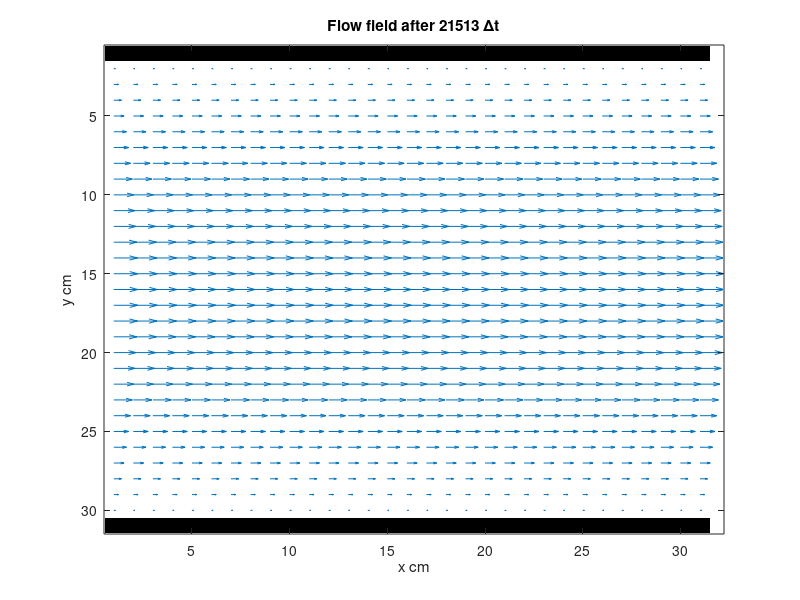
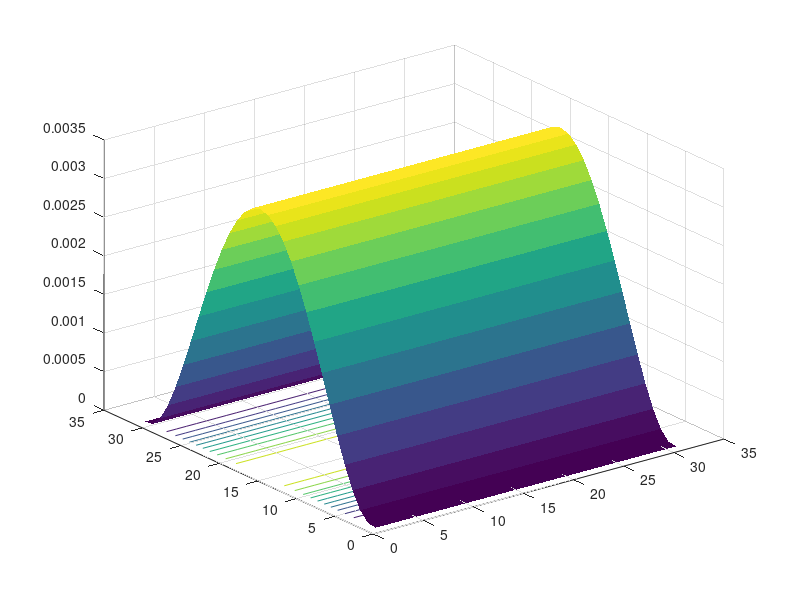
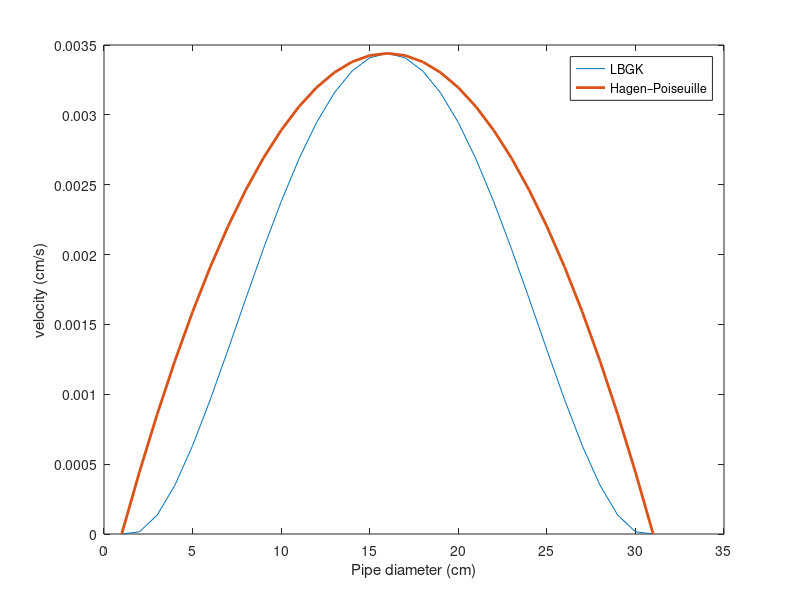

Write the MATLAB code that produced these figures, in order.
% D2Q9 Lattice Boltzmann Bhatnagar–Gross–Krook (LBGK)
% Code developed by Tridip Das No slip flow in pipe
clear all;
close all;
clc;
%
disp ('D2Q9 LBGK model for pipe flow simulation');
% Define density & viscosity
rho=1; % gm/cc
viscosity = 1.0; % dynamic viscosity (cP)
viscosity = viscosity * 0.01; % g/(cm.s)
nu = viscosity/rho; % kinematic viscosity (cm^2/s)
del_x = 1; % grid spacing (cm)
del_t = 1; % time step (s)
b = 6; % vel of sound
D = 2;
d0 = 1/2;
tau = (1 + b*nu*(del_t/del_x)^2)/2;
w1=4/9; % weight factor for central component
w2=1/9; % weight factor for edge component
w3=1/36; % weight factor for diagonal component
c_squ=1/3;
%
nx=31; % grid points in x-direction
ny=31; % grid points in y-direction
F=repmat(rho/9,[nx ny 9]); % Initialize lattice
FEQ=F; % Initialize equilibriation point
meshsize=nx*ny; 
CI=[0:meshsize:meshsize*7]; % Repeated for each 8 components
BOUND(1:nx,[1 ny])=1; % Block the wall boundary
ON=find(BOUND); %matrix offset of each Occupied Node
TO_REFLECT=[ON+CI(1) ON+CI(2) ON+CI(3) ON+CI(4) ...
            ON+CI(5) ON+CI(6) ON+CI(7) ON+CI(8)];
REFLECTED= [ON+CI(5) ON+CI(6) ON+CI(7) ON+CI(8) ...
            ON+CI(1) ON+CI(2) ON+CI(3) ON+CI(4)];
%        
avg_u=1; 
prev_avg_u=1; 
time_steps=0; 
deltaU=1e-4; 
num_active_nodes=sum(sum(1-BOUND));
%% Time steps iteration loop
while (time_steps<50000 & 1e-5<abs((prev_avg_u-avg_u)/avg_u)) | time_steps<100
    %% Propagation of particles
    F(:,:,4)=F([2:nx 1],[ny 1:ny-1],4);
    F(:,:,3)=F(:,[ny 1:ny-1],3);
    F(:,:,2)=F([nx 1:nx-1],[ny 1:ny-1],2);
    F(:,:,5)=F([2:nx 1],:,5);
    F(:,:,1)=F([nx 1:nx-1],:,1);
    F(:,:,6)=F([2:nx 1],[2:ny 1],6);
    F(:,:,7)=F(:,[2:ny 1],7); 
    F(:,:,8)=F([nx 1:nx-1],[2:ny 1],8);
    BOUNCEDBACK=F(TO_REFLECT); %Densities bouncing back at next timestep
    density=sum(F,3);
    %% velocity calculations
    UX=(sum(F(:,:,[1 2 8]),3)-sum(F(:,:,[4 5 6]),3))./density;
    UY=(sum(F(:,:,[2 3 4]),3)-sum(F(:,:,[6 7 8]),3))./density;
    UX(1,1:ny)=UX(1,1:ny)+deltaU; %Increase inlet pressure
    UX(ON)=0; UY(ON)=0; density(ON)=0;
    U_SQU=UX.^2+UY.^2; 
    U_C2=UX+UY; 
    U_C4=-UX+UY; 
    U_C6=-U_C2; 
    U_C8=-U_C4;
    %% Calculate equilibrium distribution
    % stationary point
    FEQ(:,:,9)=w1*density.*(1-U_SQU/(2*c_squ));
    % nearest neighbours at the edge
    FEQ(:,:,1)=w2*density.*(1+UX/c_squ+0.5*(UX/c_squ).^2-U_SQU/(2*c_squ));
    FEQ(:,:,3)=w2*density.*(1+UY/c_squ+0.5*(UY/c_squ).^2-U_SQU/(2*c_squ));
    FEQ(:,:,5)=w2*density.*(1-UX/c_squ+0.5*(UX/c_squ).^2-U_SQU/(2*c_squ));
    FEQ(:,:,7)=w2*density.*(1-UY/c_squ+0.5*(UY/c_squ).^2-U_SQU/(2*c_squ));
    % next nearest neighbours at the diagonal
    FEQ(:,:,2)=w3*density.*(1+U_C2/c_squ+0.5*(U_C2/c_squ).^2-U_SQU/(2*c_squ));
    FEQ(:,:,4)=w3*density.*(1+U_C4/c_squ+0.5*(U_C4/c_squ).^2-U_SQU/(2*c_squ));
    FEQ(:,:,6)=w3*density.*(1+U_C6/c_squ+0.5*(U_C6/c_squ).^2-U_SQU/(2*c_squ));
    FEQ(:,:,8)=w3*density.*(1+U_C8/c_squ+0.5*(U_C8/c_squ).^2-U_SQU/(2*c_squ));
    F=F - (F - FEQ)/tau;
    F(REFLECTED)=BOUNCEDBACK;
    prev_avg_u=avg_u;
    avg_u=sum(sum(UX))/num_active_nodes; 
    time_steps=time_steps+1;
end
%% Flow field with arrow head plot
figure;
colormap(gray(2));image(2-BOUND');hold on;
quiver(1:nx,1:ny,UX(1:nx,:)',UY(1:nx,:)');
title(['Flow field after ',num2str(time_steps),' \Deltat']);xlabel('x cm');ylabel('y cm');
set(gcf,'Color',[1,1,1]);
%% surface plot
figure;
surfc(1:nx,1:ny,U_SQU(1:nx,:)','EdgeColor','none','LineWidth',2);
%Flow through random grid of cells
u_max = max(U_SQU(ny,:));
u_avg = u_max/2;
NRe = ny*u_avg/nu
uy(30) = zeros;
uy(2:31) = u_max*(1-((1:ny-1)-(ny-1)/2).^2/((ny-1)/2)^2);
%% Velocity profile
figure;
plot(1:ny,U_SQU(ny,:),1:ny,uy,'LineWidth',2)
xlabel('Pipe diameter (cm)')
ylabel('velocity (cm/s)')
legend('LBGK','Hagen–Poiseuille')
set(gcf,'Color',[1,1,1]);
%% End
